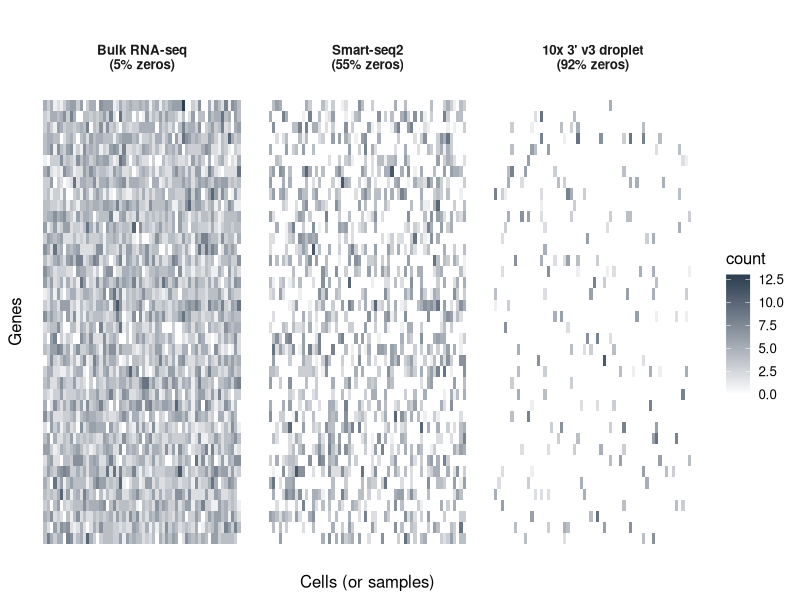
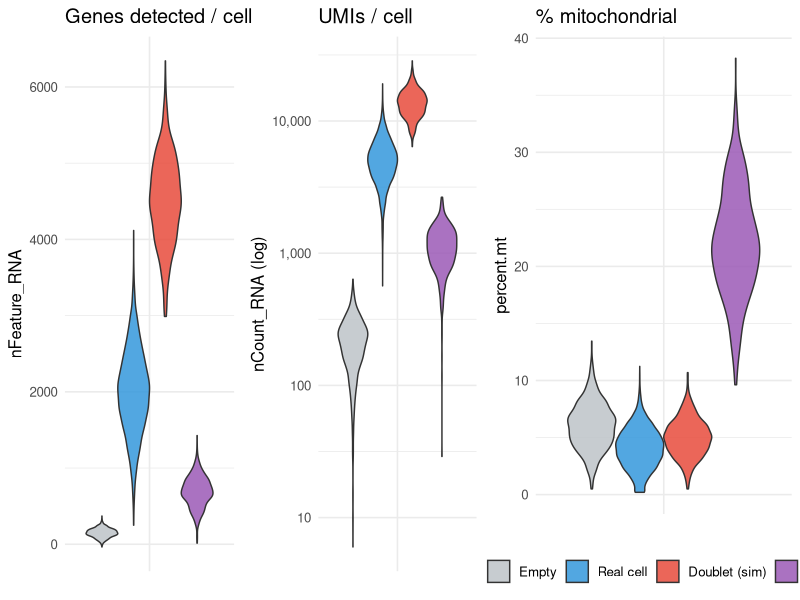
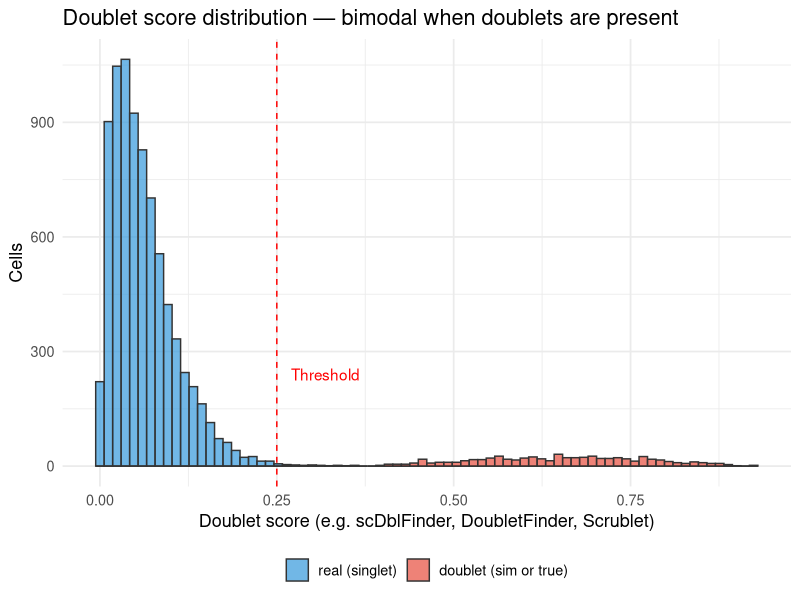
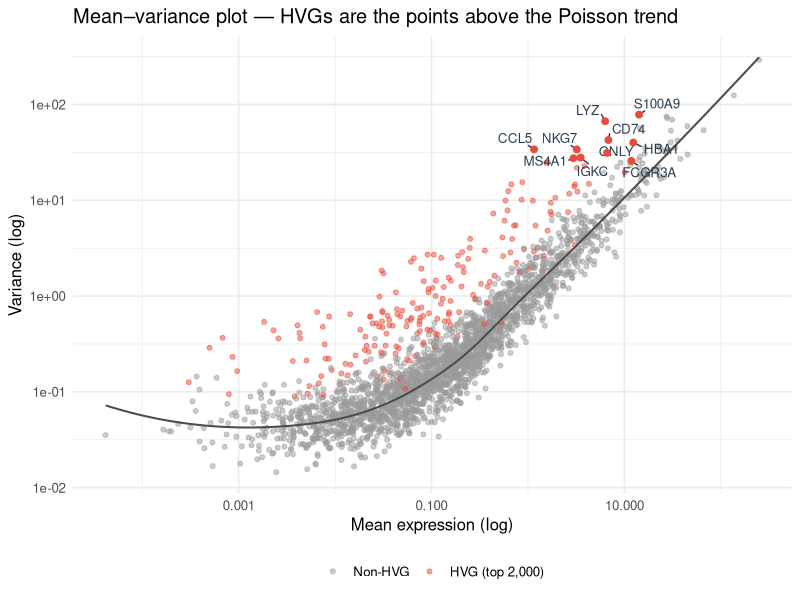

The R script that drew these images, in order:
## ---- chunk 1
#| label: setup
#| include: false

library(tidyverse)
library(knitr)
library(gridExtra)
library(ggrepel)
theme_set(theme_minimal(base_size = 14))
set.seed(2026)
## ---- chunk 2
#| label: sparsity-illustration
#| echo: false
#| fig-width: 16
#| fig-height: 4

set.seed(2026)
# Three regimes: bulk (dense), Smart-seq (intermediate), 10x v3 (sparse)
make_panel <- function(p_zero, label) {
  m <- matrix(rbinom(40 * 60, 1, prob = 1 - p_zero), nrow = 40, ncol = 60)
  m[m == 1] <- rpois(sum(m == 1), 4)
  expand.grid(gene = seq_len(40), cell = seq_len(60)) |>
    mutate(count = as.vector(m),
           panel = paste0(label, "\n(", round(p_zero * 100), "% zeros)"))
}

dat <- bind_rows(
  make_panel(0.05, "Bulk RNA-seq"),
  make_panel(0.55, "Smart-seq2"),
  make_panel(0.92, "10x 3' v3 droplet")
)

dat$panel <- factor(dat$panel, levels = unique(dat$panel))

ggplot(dat, aes(cell, gene, fill = count)) +
  geom_tile() +
  scale_fill_gradient(low = "white", high = "#2c3e50", name = "count") +
  facet_wrap(~ panel, nrow = 1) +
  labs(x = "Cells (or samples)", y = "Genes",
       title = "") +
  theme_minimal(base_size = 12) +
  theme(axis.text = element_blank(), axis.ticks = element_blank(),
        strip.text = element_text(face = "bold"),
        panel.grid = element_blank())
## ---- chunk 3
#| label: qc-distributions
#| echo: false
#| fig-width: 11
#| fig-height: 4

set.seed(2026)
n_real      <- 8000
n_doublet   <- 800
n_dying     <- 600
n_empty     <- 1200

# Real cells: bell around ~2000 features
real_feat <- pmax(round(rnorm(n_real, 2000, 550)), 250)
real_umi  <- round(real_feat * exp(rnorm(n_real, log(2.5), 0.25)))
real_mt   <- pmin(pmax(rnorm(n_real, 4, 1.8), 0.2), 25)

# Doublets: high features and counts
db_feat <- round(rnorm(n_doublet, 4500, 600))
db_umi  <- round(db_feat * exp(rnorm(n_doublet, log(3), 0.2)))
db_mt   <- pmin(pmax(rnorm(n_doublet, 5, 1.6), 0.5), 20)

# Dying cells: low counts, very high mt
dy_feat <- round(rnorm(n_dying, 700, 200))
dy_umi  <- round(dy_feat * exp(rnorm(n_dying, log(1.6), 0.2)))
dy_mt   <- pmin(pmax(rnorm(n_dying, 22, 5), 8), 60)

# Empty droplets: very few features, low counts, modest mt
em_feat <- round(rnorm(n_empty, 150, 60))
em_umi  <- round(em_feat * exp(rnorm(n_empty, log(1.4), 0.2)))
em_mt   <- pmin(pmax(rnorm(n_empty, 6, 2), 0.5), 25)

qc <- tibble::tibble(
  nFeature_RNA = c(real_feat, db_feat, dy_feat, em_feat),
  nCount_RNA   = c(real_umi,  db_umi,  dy_umi,  em_umi),
  percent.mt   = c(real_mt,   db_mt,   dy_mt,   em_mt),
  kind = factor(c(rep("Real cell", n_real),
                  rep("Doublet (sim)", n_doublet),
                  rep("Dying", n_dying),
                  rep("Empty", n_empty)),
                levels = c("Empty", "Real cell", "Doublet (sim)", "Dying"))
)

p_feat <- ggplot(qc, aes(x = "", y = nFeature_RNA, fill = kind)) +
  geom_violin(scale = "width", trim = TRUE, alpha = 0.85, color = "grey20") +
  scale_fill_manual(values = c("#bdc3c7", "#3498db", "#e74c3c", "#9b59b6")) +
  labs(x = NULL, y = "nFeature_RNA",
       title = "Genes detected / cell") +
  theme_minimal(base_size = 12) + theme(legend.position = "none")

p_umi  <- ggplot(qc, aes(x = "", y = nCount_RNA, fill = kind)) +
  geom_violin(scale = "width", trim = TRUE, alpha = 0.85, color = "grey20") +
  scale_y_log10(labels = scales::comma) +
  scale_fill_manual(values = c("#bdc3c7", "#3498db", "#e74c3c", "#9b59b6")) +
  labs(x = NULL, y = "nCount_RNA (log)", title = "UMIs / cell") +
  theme_minimal(base_size = 12) + theme(legend.position = "none")

p_mt   <- ggplot(qc, aes(x = "", y = percent.mt, fill = kind)) +
  geom_violin(scale = "width", trim = TRUE, alpha = 0.85, color = "grey20") +
  scale_fill_manual(values = c("#bdc3c7", "#3498db", "#e74c3c", "#9b59b6")) +
  labs(x = NULL, y = "percent.mt", title = "% mitochondrial") +
  theme_minimal(base_size = 12) + theme(legend.position = "bottom",
                                         legend.title = element_blank())

gridExtra::grid.arrange(p_feat, p_umi, p_mt, nrow = 1, widths = c(1, 1, 1.3))
## ---- chunk 4
#| label: doublet-score
#| echo: false
#| fig-width: 9
#| fig-height: 4

set.seed(2026)
real_cells   <- rbeta(8000, 1.6, 14) * 0.6   # most real cells low score
true_doublet <- rbeta(640,  4,   3) * 0.7 + 0.25
df <- tibble::tibble(
  score = c(real_cells, true_doublet),
  truth = factor(c(rep("real (singlet)", length(real_cells)),
                   rep("doublet (sim or true)", length(true_doublet))),
                 levels = c("real (singlet)", "doublet (sim or true)"))
)

ggplot(df, aes(score, fill = truth)) +
  geom_histogram(binwidth = 0.012, position = "identity", alpha = 0.7, color = "grey20") +
  geom_vline(xintercept = 0.25, lty = 2, color = "red") +
  annotate("text", x = 0.27, y = 240, label = "Threshold", hjust = 0, color = "red") +
  scale_fill_manual(values = c("#3498db", "#e74c3c"), name = NULL) +
  labs(x = "Doublet score (e.g. scDblFinder, DoubletFinder, Scrublet)",
       y = "Cells",
       title = "Doublet score distribution — bimodal when doublets are present") +
  theme_minimal(base_size = 13) + theme(legend.position = "bottom")
## ---- chunk 5
#| label: hvg-mean-variance
#| echo: false
#| fig-width: 9
#| fig-height: 4.5

set.seed(2026)
n_genes <- 2500

# Mean expression spans many orders of magnitude
mean_x <- exp(rnorm(n_genes, mean = -2, sd = 2.2))

# Baseline (Poisson-like) variance follows mean closely; HVGs sit above that trend
log_resid <- rnorm(n_genes, mean = 0, sd = 0.45)
# Boost a small fraction of genes (true HVGs) above the trend
hvg_idx <- sample(seq_len(n_genes), 200)
log_resid[hvg_idx] <- log_resid[hvg_idx] + abs(rnorm(length(hvg_idx), 1.6, 0.5))

var_y <- exp(log(mean_x + 0.05) * 1.05 + log_resid)  # roughly mean^1.05 trend

genes <- tibble::tibble(mean = mean_x,
                        variance = var_y,
                        is_hvg = seq_len(n_genes) %in% hvg_idx)

# Top 10 most "variable" genes — pretend marker labels
top10 <- genes |>
  filter(is_hvg) |>
  slice_max(variance, n = 10) |>
  mutate(label = c("S100A9","LYZ","CD74","HBA1","CCL5","NKG7",
                   "GNLY","IGKC","MS4A1","FCGR3A"))

ggplot(genes, aes(mean, variance)) +
  geom_point(aes(color = is_hvg), alpha = 0.5, size = 1.4) +
  geom_smooth(data = filter(genes, !is_hvg),
              method = "loess", span = 0.6, se = FALSE,
              color = "grey30", linewidth = 0.7) +
  ggrepel::geom_text_repel(data = top10, aes(label = label),
                           size = 3.4, color = "#2c3e50",
                           min.segment.length = 0,
                           max.overlaps = 20) +
  geom_point(data = top10, color = "#e74c3c", size = 2) +
  scale_color_manual(values = c(`FALSE` = "grey60", `TRUE` = "#e74c3c"),
                     labels = c("Non-HVG", "HVG (top 2,000)"),
                     name = NULL) +
  scale_x_log10(labels = scales::comma) + scale_y_log10() +
  labs(x = "Mean expression (log)", y = "Variance (log)",
       title = "Mean–variance plot — HVGs are the points above the Poisson trend") +
  theme_minimal(base_size = 12) +
  theme(legend.position = "bottom")
